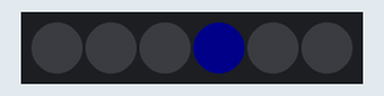
The sketch below on a simulated Arduino Uno, built with avr-gcc and run on an emulated ATmega328P. On the bench: 6 RGB LEDs in strip order, left to right. Dim RGB values are drawn brighter than linear; what the sketch prints to the serial monitor is not drawn.

Above: at 0.15 s.
At 3.21 s:
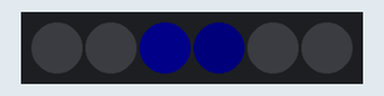
At 6.91 s:
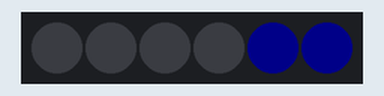
At 13.55 s:
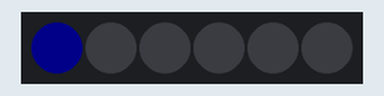
At 19.89 s:
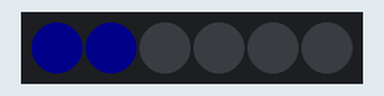
At 26.53 s:
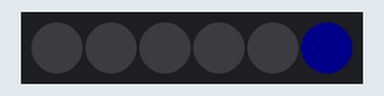
Timing chart, 0 to 27.1 s (numbered marks = the images above):
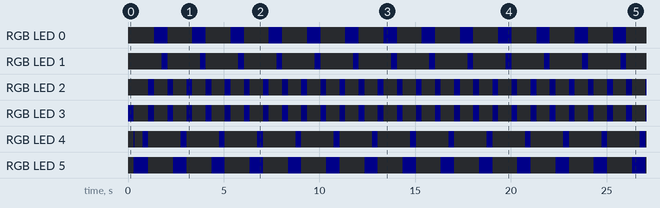

Measured:
- by itself, RGB LED 0, RGB LED 5: alternates RGB(0, 0, 10) for 0.70 s and off for 1.3 s
- by itself, RGB LED 1: alternates RGB(0, 0, 10) for 0.30 s and off for 1.7 s
- by itself, RGB LED 2: repeats every 2.0 s: off 0.70 s, RGB(0, 0, 3) 0.30 s, off 0.70 s, RGB(0, 0, 10) 0.30 s
- by itself, RGB LED 3: repeats every 2.1 s: off 0.77 s, RGB(0, 0, 3) 0.30 s, off 0.70 s, RGB(0, 0, 10) 0.30 s

The sketch:

fading_blueLR.ino
```cpp
//for UNO
#include <FastLED.h>

#define NUM_LEDS  6
#define LED_PIN   8

CRGB leds[NUM_LEDS];

void setup() {
  FastLED.addLeds<WS2812B, LED_PIN, GRB>(leds, NUM_LEDS);
  FastLED.setBrightness(10);

  Serial.begin(115200);
}

void loop() {

  uint16_t sinBeat = beatsin16(30, 0, NUM_LEDS - 1, 0, 0);

  leds[sinBeat] = CRGB::Blue;

  fadeToBlackBy(leds, NUM_LEDS, 10);
  //fill_solid(leds, NUM_LEDS, CRGB::Red);

  EVERY_N_MILLISECONDS(10){
    Serial.println(sinBeat);
  }

  FastLED.show();
}
```
